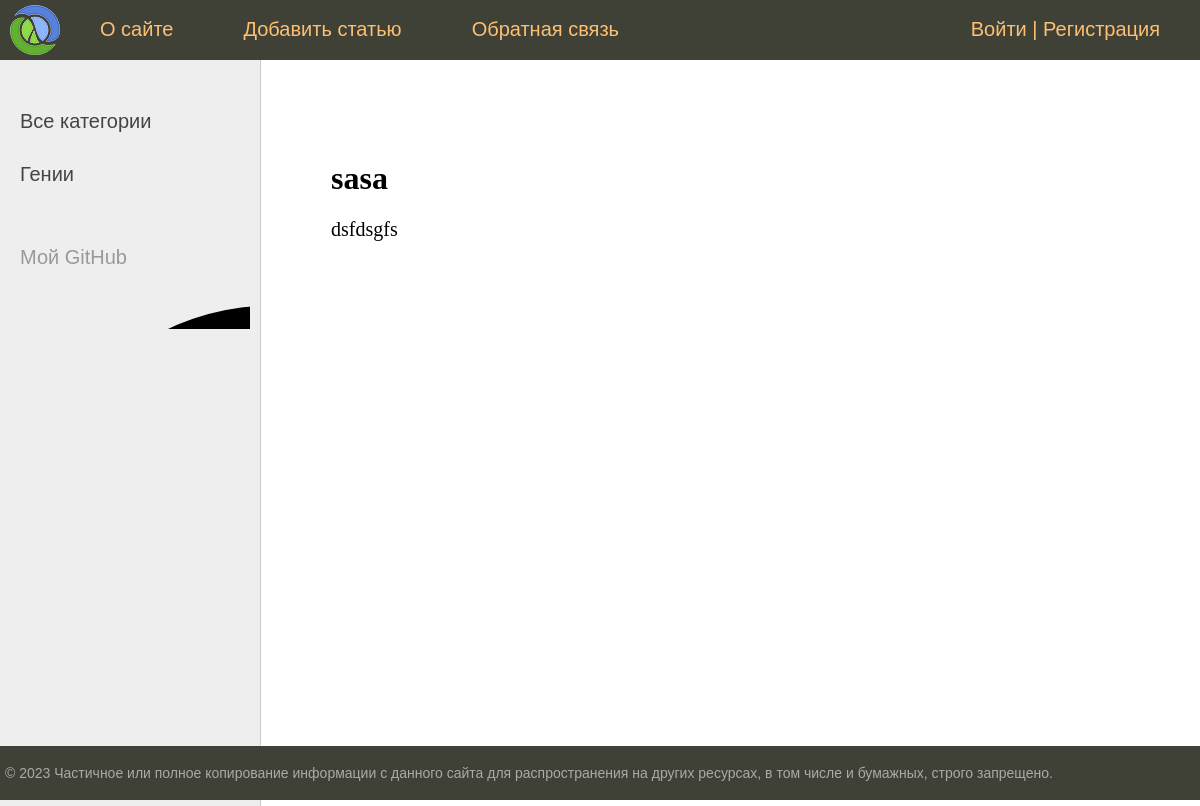
The app's page /post/sasa1/ with its own data.
### newsline/models.py (models this page shows, shortened)
class Category(models.Model):
    name = models.CharField(max_length=100, db_index=True, verbose_name='Категория')
    slug = models.SlugField(max_length=255, unique=True, db_index=True)
    class Meta:
        verbose_name = 'Категория'
        verbose_name_plural = 'Категории'
    def get_absolute_url(self):
        return reverse('category', kwargs={'cat_slug': self.slug})

class Post(models.Model):
    class Status(models.IntegerChoices):
        DRAFT = 0, 'Черновик'
        PUBLISHED = 1, 'Опубликовано'
    title = models.CharField(max_length=255, verbose_name='Заголовок')
    slug = models.SlugField(max_length=255, unique=True, db_index=True, verbose_name='Слаг',
                            validators=[
                                MinLengthValidator(5),
                                MaxLengthValidator(255),
                            ])
    photo = models.ImageField(upload_to='photos/%Y/%m/%d', default=None, blank=True, null=True,
                              verbose_name='Фотография')
    content = models.TextField(blank=True, verbose_name='Контент')
    time_create = models.DateTimeField(auto_now_add=True, verbose_name='Время создания')
    time_update = models.DateTimeField(auto_now=True, verbose_name='Время обновления')
    is_published = models.IntegerField(choices=Status.choices, default=Status.PUBLISHED, verbose_name='Публикация')
    cat = models.ForeignKey('Category', on_delete=models.PROTECT, related_name='posts', verbose_name='Категория')
    tags = models.ManyToManyField('TagPost', blank=True, related_name='tags', verbose_name='Теги')
    husband = models.OneToOneField('Husband', on_delete=models.SET_NULL, null=True, blank=True, related_name='woman',
                                   verbose_name='Муж')
    author = models.ForeignKey(get_user_model(), on_delete=models.SET_NULL, related_name='posts', null=True,
                               default=None)
    objects = models.Manager()
    published = PublishedManager()
    class Meta:
        verbose_name = 'Посты'
        verbose_name_plural = 'Посты'
        ordering = ['-time_create']
        indexes = [
            models.Index(fields=['-time_create'])
        ]

### newsline/views.py (the view)
# urls.py: path('post/<slug:post_slug>/', views.ShowPost.as_view(), name="post"),
class ShowPost(DataMixin, DetailView):
    model = Post
    template_name = 'newsline/post.html'
    slug_url_kwarg = 'post_slug'
    context_object_name = 'post'
    def get_context_data(self, **kwargs):
        context = super().get_context_data(**kwargs)
        return self.get_mixin_context(context, title=context['post'].title)
    def get_object(self, queryset=None):
        return get_object_or_404(Post.published, slug=self.kwargs[self.slug_url_kwarg])

### newsline/models.py (called while the page is built)
    def get_queryset(self):
        return super().get_queryset().filter(is_published=1)

### newsline/templatetags/newsline_tags.py (called while the page is built)
@register.inclusion_tag('newsline/list_categories.html')
def show_categories(cat_selected=0):
    cats = Category.objects.annotate(total=Count('posts')).filter(total__gt=0)
    return {'cats': cats, 'cat_selected': cat_selected}

@register.inclusion_tag('newsline/list_tags.html')
def show_all_tags():
    return {'tags': TagPost.objects.annotate(total=Count('tags')).filter(total__gt=0)}

### newsline/utils.py (called while the page is built)
    def get_mixin_context(self, context, **kwargs):
        context['cat_selected'] = None
        context.update(kwargs)
        return context

### users/context_processors.py (called while the page is built)
def get_news_context(request):
    return {'mainmenu': menu}

### newsline/templates/newsline/post.html (shortened to what this page needs)
{% extends 'base.html' %}
{% block content %}
<h1>{{post.title}}</h1>
{{post.content|linebreaks}}
{% endblock %}

### newsline/templates/newsline/list_categories.html
{% for cat in cats %}
{% if cat.id == cat_selected %}
<li class="selected">{{cat.name}}</li>
{% else %}
<li><a href="{{ cat.get_absolute_url }}">{{cat.name}}</a></li>
{% endif %}
{% endfor %}

### newsline/static/newsline/css/styles.css (style rules this page uses)
html, body { font-family: 'Arial'; margin: 0; padding: 0; height: 100%; width: 100%; color: #444; }
a { color: #0059b2; text-decoration: none; }
.left-chapters ul li { margin: 30px 0 0 0; color: #999; }
.left-chapters ul li a { color: #444; text-decoration: none; }
.content-text h1 { font-size: 32px; }

### records on screen
Category: name "Гении"
Post: title "sasa", content "dsfdsgfs"

### other values on screen
{{ m.title }} "О сайте" "Добавить статью" "Обратная связь"
